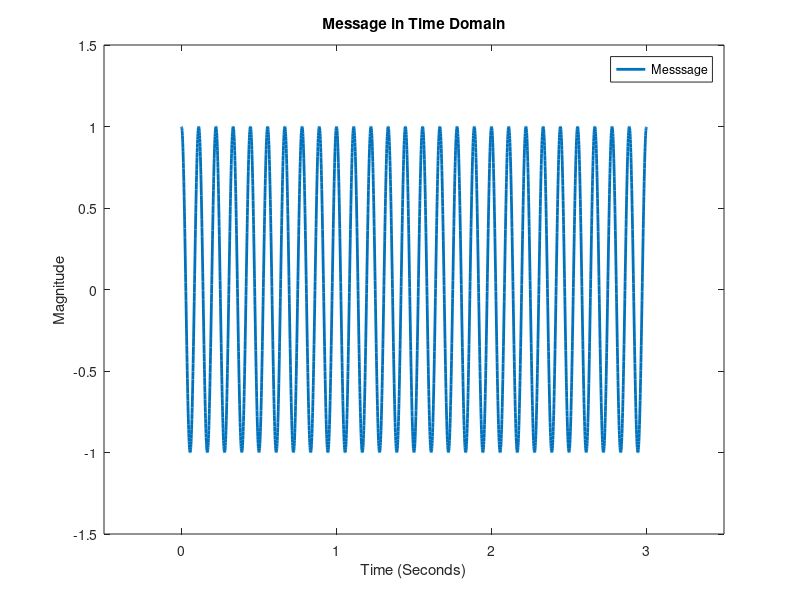

Recreate this plot in MATLAB. (Note: this script raises an error after producing the figure.)
%% Functions
 
Ts = 1/1000;
t = 0:Ts:3-Ts;                     
fs = 1/Ts;
 
 
x = cos(2*pi*9.*t);
 
plot(t,x,'linewidth',2)
xlim([-0.5 3.5])
ylim([-1.5 1.5])
title('Message in Time Domain');
xlabel('Time (Seconds)')
ylabel('Magnitude')
legend('Messsage')
f = -12:0.001:12;
FT = abs(3/2*((sinc(3.*(f-9)))+(sinc(3.*(f+9)))));
 
syms t omega;
x = cos(2*pi*9*t);
y = rectangularPulse(0,3,t);
x = x*y;
 
z = fourier(x,omega);
 
syms freq 
freq = omega/(2*pi);
 
%% BW
for i = 1:length(FT)
    if 0.0095 * max(FT)<= FT(i)& FT(i) <= 0.0105 * max(FT) & f(i)>9 & f(i)<9.5
        BW = f(i);
        y = FT(i);
        x = i;
    end
end
 
figure(2)
plot(f,FT,'r','linewidth',3.5)
hold on
fplot(freq,abs(z),[-2*pi*12 2*pi*12],'black','linewidth',1)
ylim([0 1.6])
xlim([-12 12])
xticks (-12:3:12)
title('Message in Frequency Domain');
xlabel('Frequency (Hz)')
ylabel('Magnitude')
legend('Analytical FT','FT Using Sampling')
 
figure(3)
plot(f,FT,'b','linewidth',1.5)
hold on
plot(f(x),FT(x),'-mo','LineWidth',2,'MarkerEdgeColor','k','MarkerFaceColor',[.49 1 .63],'MarkerSize',6)
xline (BW,'black','linewidth',2);
ylim([0 1.6])
xlim([-12 12])
xticks (-12:3:12)
legend('Frequency Response','1% of Max Amplitude','BW Limit')
 
title('Message in Frequency Domain & its BW');
xlabel('Frequency (Hz)')
ylabel('Magnitude')
 
%% Part 7
fm = 9;
fc = 50;
Min_Tao = 1/fm;                 % Lower limit for tao
Max_Tao = 1/fc;                 % Higher limit for tao
ka = 0.4;
 
Tao = (Min_Tao + Max_Tao)/30;    % By experimentation, best tao is skewed towards the lower limit
 
Tm = 1/10000;
t = 0:Ts:3-Ts;                     
fs = 1/Ts;
 
Message = cos(2*pi*fm*t);
Envelope  =  1 + ka * Message;
ct = cos(2*pi*fc*t);
Modulated_Signal =  Envelope .* ct;
 
Detector_Output(1,1)=1+ka;
number_of_points = length(t);
 
for n = 1 : number_of_points - 1
    if Detector_Output(1,n) < Modulated_Signal(1,n)
        Detector_Output(1,n+1) = Modulated_Signal(1,n);
    else
        Detector_Output(1,n+1) = Detector_Output(1,n)*exp(-Tm/Tao);
    end
end
 
% The previous code starTm by giving the envelope output the same value of
% the modulating signal, then it starTm looping for the number of poinTm
% that was specified earlier. At each loop, the code checks whether the
% detector output signal is smaller than the modulated signal. If so, the
% detector output charges to the value of the modulated signal, and if not,
% it decays exponentially (RC-circuit behaviour) till it falls slightly
% below the modulated signal and the cycle repeats.
 
%% DSB
v = length(Message)*100;
DSB_SC =  Message .* ct;

        %%%%% DSB_SC Spectrum %%%%%

Sf_DSB_SC = (fftshift(fft(DSB_SC,v)));
mag_Sf_DSB_SC = abs(Sf_DSB_SC) / fs  ;                                                        
f = -fs/2 : fs/v : fs/2-fs/v ;
 
figure (4);
plot( f , mag_Sf_DSB_SC,'b','Linewidth',1.5 );
title( ' Spectrum of Modualeted Signal S(f) - " DSB-SC " ' );
xlim([-70 70]);
legend('DSB-SC-Spectrum');
 
st = DSB_SC;

        %%%%% DSB_SC Spectrum %%%%%
Sf_DSB_SC = (fftshift(fft(DSB_SC,v)));
mag_Sf_DSB_SC = abs(Sf_DSB_SC) / fs  ;                                                        
f = -fs/2 : fs/v : fs/2-fs/v ;
y =0.01*max(mag_Sf_DSB_SC);     %%%%%%line to estimate the band width
figure (5);
plot( f , mag_Sf_DSB_SC,'r','Linewidth',1.5 );
hold on;
 
for i = 1:length(mag_Sf_DSB_SC)
    if 0.0095 * max(mag_Sf_DSB_SC)<= mag_Sf_DSB_SC(i)& mag_Sf_DSB_SC(i) <= 0.0105 * max(mag_Sf_DSB_SC) & f(i)>59 & f(i)<59.335
        BW = f(i);
        y = mag_Sf_DSB_SC(i);
        x = i;
    end
end
 
xline(BW,'black','linewidth',2);
hold off;
title( ' BandWidth  " DSB-SC " ' );
xlim([40 70]);
legend('DSB-SC-Spectrum','BW');
 
st_dem = DSB_SC .* ct;   % Demodulated Signal
Filteredsignal=lowpass(st_dem,20,fs);
%Time Domain Of Filtered Signal Compared To Original Signal
figure(6);
plot(t,2*Filteredsignal,'r','Linewidth',3.5);
hold on;
plot(t,Message,'black','Linewidth',1);
hold off;
xlabel('Time');
ylabel('Amlitude');
title('Demodulated Signal After Filtration In DSB & Original Signal In Time Domain');
legend('Demodulated Signal','Original Signal');
 
%% SSB
c1 = cos(2*pi*50*t);                                         % carrier
c2 = sin(2*pi*50*t);  
v = length(Message)*100;
a = Message.*c1;                                                             
b = imag(hilbert(Message)).*c2; 
st = a-b;                                    %modulated signal of the transmitter  
                        %FT of the modulated signal
Sf_USB=fftshift(fft(st,v)); 
mag_Sf_USB = abs(Sf_USB)/fs  ; 
f = -fs/2 : fs/v : fs/2-fs/v ; 
figure(7);
plot(f,mag_Sf_USB, 'Linewidth',1.5);                                                    
xlabel("frequency")
ylabel("|S(f)|")
title("FT of the modulated signal - 'USB' ")
xlim([-70 70]);
 
for i = 1:length(mag_Sf_USB)
    if 0.0095 * max(mag_Sf_USB)<= mag_Sf_USB(i)& mag_Sf_USB(i) <= 0.0105 * max(mag_Sf_USB) & f(i)>59 & f(i)<59.335
        BW = f(i);
        y = mag_Sf_DSB_SC(i);
        x = i;
    end
end
 
figure(8);
plot(f,mag_Sf_USB,'r', 'Linewidth',1.5); 
hold on;
xline(BW,'black','linewidth',2);
title("BW of the modulated signal - 'USB' ")
xlim([40 70]);
legend('USB-Spectrum','BW');
 
c1 = 2*cos(50*2*pi*t); 
z = st.*c1;                                                        %demodulation of s(t)
x = lowpass(z,20,fs);     
                                    
figure(9);                                                                 
plot(t,x,'r','Linewidth',3.5);                                      
hold on ;
plot(t,Message,'black','Linewidth',1);
hold off;

xlabel("time");
ylabel("m(t) & x(t)");
title('Demodulated Signal After Filtration In USB & Original Signal In Time Domain');
legend('Demodulated Signal','Original Signal');
 
%% PLOTS
% Modulated Signal 
figure (10)
plot(t,Modulated_Signal,'b','linewidth',0.8);
hold on 

% Ideally Expected Envelope
plot(t, Envelope,'g','linewidth',1.5)
hold on
plot(t, -Envelope,'g','linewidth',1.5)
 
% Envelope Detector Output
% plot(t,Detector_Output-1,'r','linewidth',1.5);
% Graph Appearance
 
ylim([-1/2-(1+ka) 1/2+(1+ka)])
title('Demodulated Signal & Original Message')
legend('Original Message','Demodulated Signal')
xlabel('Time(s)');ylabel('Amplitude');
%% Fourier Transform
syms t freq 
freq = omega/(2*pi);
 
x = cos(2*pi*fm*t);
y = rectangularPulse(0,3,t);
x = x*y;
 
Envelope  =  (1 + ka * x);
ct = cos(2*pi*fc*t);
ct = ct * y;
Modulated_Signal =  Envelope * ct;
 
z = fourier(Modulated_Signal ,omega);

figure(11)
fplot(freq,abs(z),[-2*pi*70 2*pi*70],'black','linewidth',1)
xticks([-70 -59 -50 -41 -30 -20 -10 0 10 20 30 41 50 59 70])
title('The frequency spectrum of the AM modulated signal for ka = 0.4')
xlabel('Frequency (Hz)')
ylabel('Magnitude')
 
syms t omega;
x = cos(2*pi*9*t);
y = rectangularPulse(0,3,t);
x = x*y;
 
z = fourier(x,omega);
 
syms freq 
freq = omega/(2*pi);
 
figure(12)
fplot(freq,abs(z),[-2*pi*70 2*pi*70],'black','linewidth',3)
hold on
 
z = fft(Detector_Output);
n = length(Detector_Output);        
fshift = (-n/2:n/2-1)*(fs/n);
yshift = fftshift(z);
Freq_response = 0.005*abs(yshift);
plot(fshift,Freq_response,'r','linewidth',1)
xlim([-70 70])
ylim([0 2])
xticks([-70 -59 -50 -41 -30 -20 -9 0 9 20 30 41 50 59 70])
title('The Frequency Spectrum of the Detector Output')
xlabel('Frequency (Hz)')
ylabel('Magnitude')
legend('Original Message','Demodulated Message')
